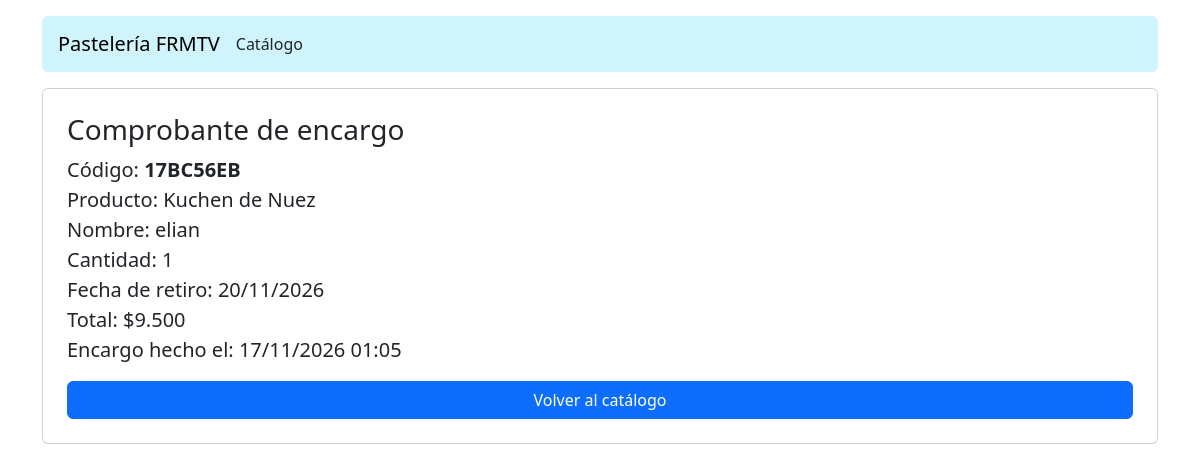
Screenshot of /boleta/17BC56EB/ with the database file from the repository.
### catalogo/models.py (models this page shows, shortened)
class encargo(models.Model):
    nombre = models.CharField(max_length=100)
    correo = models.EmailField(max_length=100)
    fecha_encargo = models.DateTimeField(auto_now_add=True)
    cantidad = models.PositiveSmallIntegerField()
    fecha_retiro = models.DateField()
    codigo = models.CharField(max_length=10, unique=True, blank=True, editable=False)
    producto = models.ForeignKey(producto, on_delete=models.CASCADE, related_name='encargos')
    class Meta:
        ordering = ['-fecha_encargo']
        verbose_name_plural = 'encargos'
    @property
    def total(self):
        return self.cantidad * self.producto.precio

class producto(models.Model):
    nombre = models.CharField(max_length=50)
    linea = models.ForeignKey(linea, on_delete=models.CASCADE, related_name='productos')
    precio = models.PositiveIntegerField()
    imagen = models.ImageField(upload_to='imagenes/', blank=True, null=True)
    apto_celiacos = models.BooleanField(default=False)
    cantidad = models.PositiveSmallIntegerField(verbose_name='porciones')
    disponibilidad = models.BooleanField(default=True)
    stock_dia = models.PositiveIntegerField(verbose_name='stock del día')
    class Meta:
        ordering = ['nombre']
        verbose_name_plural = 'productos de la pasteleria'
    def __str__(self):
        return self.nombre

### catalogo/views.py (the view)
# urls.py: path('boleta/<str:codigo>/', views.boleta, name='boleta'),
def boleta(request, codigo):
    venta = get_object_or_404(encargo, codigo=codigo)
    return render(request, 'boleta.html', {'venta': venta})

### catalogo/templatetags/formato.py (called while the page is built)
@register.filter
def clp(valor):
    try:
        return '$' + f'{int(valor):,}'.replace(',', '.')
    except (TypeError, ValueError):
        return ''

### templates/boleta.html
{% extends 'base.html' %}
{% load formato %}
{% block contenido %}
<div class="card p-4">
  <h1 class="fs-3">Comprobante de encargo</h1>
  <ul class="list-unstyled fs-5">
    <li>Código: <strong>{{ venta.codigo }}</strong></li>
    <li>Producto: {{ venta.producto }}</li>
    <li>Nombre: {{ venta.nombre }}</li>
    <li>Cantidad: {{ venta.cantidad }}</li>
    <li>Fecha de retiro: {{ venta.fecha_retiro|date:'d/m/Y' }}</li>
    <li>Total: {{ venta.total|clp }}</li>
    <li>Encargo hecho el: {{ venta.fecha_encargo|date:'d/m/Y H:i' }}</li>
  </ul>
  <a class="btn btn-primary" href="/">Volver al catálogo</a>
</div>
{% endblock %}

### rows the page displays
encargo: codigo "17BC56EB", producto "Kuchen de Nuez", nombre "elian", cantidad "1", fecha_retiro "20/11/2026", total|clp "$9.500", fecha_encargo "17/11/2026 01:05"
